Frame 1 (no input): blank canvas, image omitted
Frame 60 (no input): blank canvas, image omitted
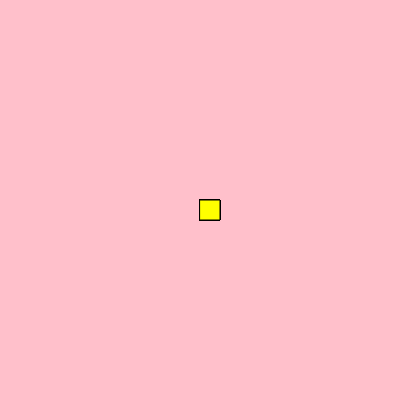
Frame 120 (the mouse pressed at the canvas centre since frame 60)

The p5.js sketch whose frames 1 and 60 were blank and that drew this single picture after the mouse press (run headless with seeded random() and noise() and a simulated clock; from frame 60 on, the mouse is pressed at the canvas centre):

// p5.js sketch
// ── sketch.js
function setup() {
    createCanvas(400, 400);
  background("pink");
  }
  
  function draw() {
    
    stroke("black")
    fill ("yellow")
    
    if(mouseIsPressed)
  rect(mouseX, mouseY, 20, 20)
  }
